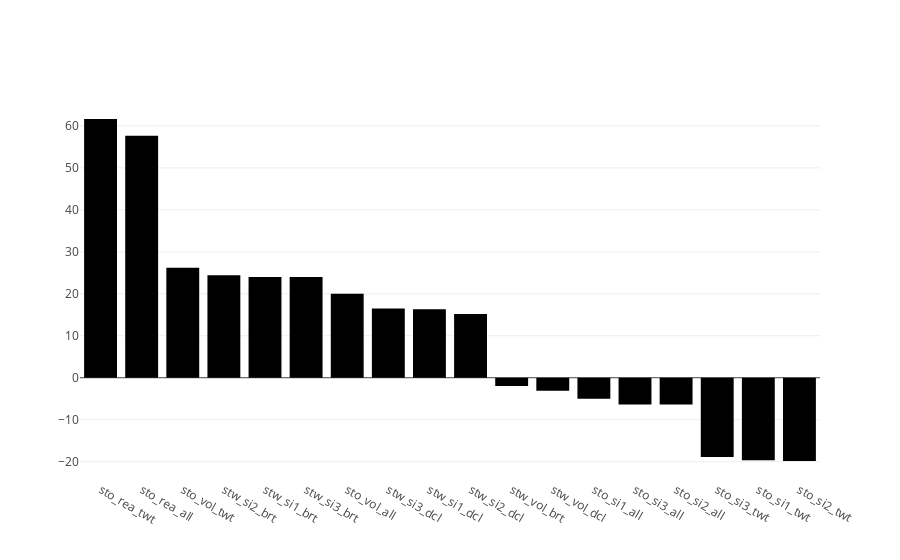

Write notebook code for a chart like this one.
### Code cell
fig = go.Figure()
fig.add_trace(go.Bar(x=b.index, y=b, marker_color='rgb(0,0,0)', orientation='v'))
iplot(fig)

### Figure 1 — Plotly figure (JSON) as saved in the notebook; plotly's stock layout.template omitted (floating-point values rounded to 4 significant figures)
{"data": [{"marker": {"color": "rgb(0, 0, 0)"}, "orientation": "v", "type": "bar", "uid": "883ab853-0752-4360-9f03-34fbd9b96513", "x": ["sto_rea_twt", "sto_rea_all", "sto_vol_twt", "stw_si2_brt", "stw_si1_brt", "stw_si3_brt", "sto_vol_all", "stw_si3_dcl", "stw_si1_dcl", "stw_si2_dcl", "stw_vol_brt", "stw_vol_dcl", "sto_si1_all", "sto_si3_all", "sto_si2_all", "sto_si3_twt", "sto_si1_twt", "sto_si2_twt"], "y": [61.65, 57.66, 26.22, 24.4, 24, 23.99, 20.04, 16.52, 16.34, 15.21, -1.985, -3.102, -4.987, -6.395, -6.395, -18.87, -19.67, -19.84]}], "layout": {"autosize": true, "xaxis": {"autorange": true, "range": [-0.5, 17.5], "type": "category"}, "yaxis": {"autorange": true, "range": [-24.37, 66.18], "type": "linear"}}}
